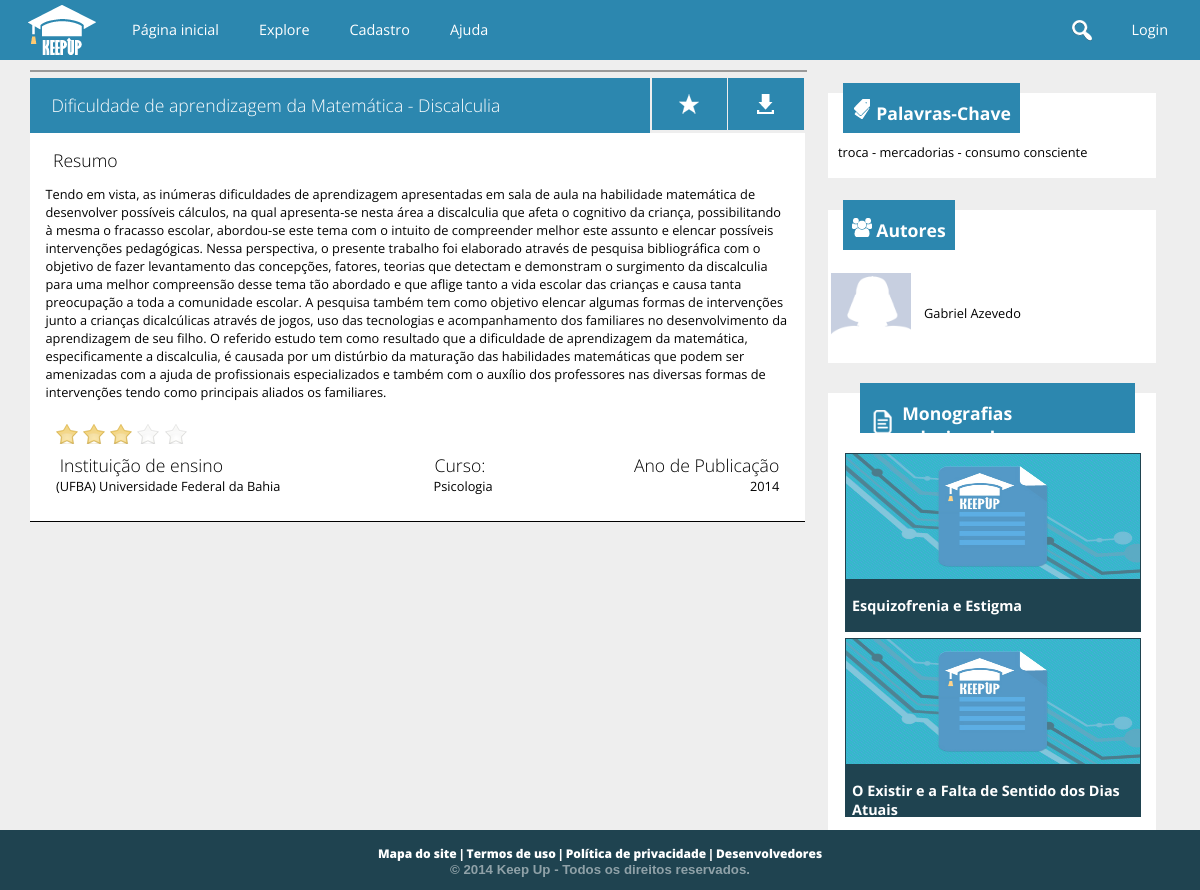
Screenshot of /trabalho.php?t=61 with the database file from the repository.
### tables this page shows
CREATE TABLE `trabalho` (
  `cd_trabalho` int(11) NOT NULL AUTO_INCREMENT,
  `nm_titulo` varchar(200) NOT NULL,
  `ds_resumo` text,
  `cd_escola` int(11) NOT NULL,
  `cd_curso` int(11) NOT NULL,
  `dt_publicado` datetime NOT NULL,
  `aa_publicacao` int(4) NOT NULL,
  `tx_pchave` varchar(255) DEFAULT '',
  PRIMARY KEY (`cd_trabalho`),
  KEY `fk_trabalhoescola` (`cd_escola`),
  KEY `fk_trabalhocurso` (`cd_curso`),
  CONSTRAINT `fk_trabalhocurso` FOREIGN KEY (`cd_curso`) REFERENCES `curso` (`cd_curso`),
  CONSTRAINT `fk_trabalhoescola` FOREIGN KEY (`cd_escola`) REFERENCES `escola` (`cd_escola`)
);

CREATE TABLE `escola` (
  `cd_escola` int(11) NOT NULL AUTO_INCREMENT,
  `cd_usuario` int(11) NOT NULL,
  `nm_escola` varchar(300) NOT NULL,
  `nm_cnpj` char(14) NOT NULL,
  `tx_url_avatar` text,
  `tx_info` text,
  `tx_endereco` varchar(150) DEFAULT NULL,
  `tx_contato` text,
  `tx_url_externo` text,
  `cd_cidade` int(11) DEFAULT NULL,
  PRIMARY KEY (`cd_escola`),
  UNIQUE KEY `cd_usuario` (`cd_usuario`),
  UNIQUE KEY `nm_cnpj` (`nm_cnpj`),
  KEY `fk_escolacidade` (`cd_cidade`),
  CONSTRAINT `fk_escolacidade` FOREIGN KEY (`cd_cidade`) REFERENCES `cidade` (`cd_cidade`),
  CONSTRAINT `fk_escolausuario` FOREIGN KEY (`cd_usuario`) REFERENCES `usuario` (`cd_usuario`)
);

CREATE TABLE `aluno` (
  `cd_aluno` int(11) NOT NULL AUTO_INCREMENT,
  `cd_usuario` int(11) NOT NULL,
  `nm_aluno` varchar(100) NOT NULL,
  `dt_nascimento` date NOT NULL,
  `tx_bio` text,
  `nm_url_avatar` text,
  `nm_fb` varchar(50) DEFAULT NULL,
  `tx_url_linkedin` text,
  `tx_url_externo` text,
  `nm_profissao` varchar(50) DEFAULT NULL,
  `cd_cidade` int(11) DEFAULT NULL,
  PRIMARY KEY (`cd_aluno`),
  UNIQUE KEY `cd_usuario` (`cd_usuario`),
  KEY `fk_alunocidade` (`cd_cidade`),
  CONSTRAINT `fk_alunocidade` FOREIGN KEY (`cd_cidade`) REFERENCES `cidade` (`cd_cidade`),
  CONSTRAINT `fk_alunousuario` FOREIGN KEY (`cd_usuario`) REFERENCES `usuario` (`cd_usuario`)
);

CREATE TABLE `curso` (
  `cd_curso` int(11) NOT NULL AUTO_INCREMENT,
  `nm_curso` varchar(100) NOT NULL,
  `vl_nivel` tinyint(4) NOT NULL,
  `cd_area` int(11) NOT NULL,
  PRIMARY KEY (`cd_curso`),
  UNIQUE KEY `nm_curso` (`nm_curso`),
  KEY `fk_curso_area` (`cd_area`),
  CONSTRAINT `fk_curso_area` FOREIGN KEY (`cd_area`) REFERENCES `area` (`cd_area`)
);

### public_html/php/mediaAvaliacao.php (called while the page is built, shortened)
<?php
$somaAvaliacoes = "SELECT sum(vl_voto) FROM voto WHERE cd_trabalho = $cd_trabalho";
$soma = $conexao->consultar($somaAvaliacoes);
    if($soma[0][0] <> null) {
                $qtVotos = $conexao->consultar("SELECT count(vl_voto) FROM voto WHERE cd_trabalho = $cd_trabalho");
                $total =  (int)$soma[0][0];
                $divide = (int)$qtVotos[0][0];
                $media = $total/$divide;
                $media = number_format($media, 1);
                $decimal = explode('.', $media);
                $comparar = $decimal[1];
                if($comparar > 5) { $media = ceil($media); }
    }
?>

### conexao.class.php (called while the page is built, shortened)
<?php
class Conexao {
	private $host = "localhost:3307";
	private $usuario = "root";
	private $senha = "usbw";
	private $banco = "keepup";
	private function conectar() {
		if($this->conexao = mysql_connect($this->host, $this->usuario, $this->senha)) {
			if($this->conexaoBanco = mysql_select_db($this->banco)) {
				return $this;
			}
		}
		die("conexao.class:20". mysql_error());
	}
	public function consultar($sql) {
		if($query = mysql_query($sql)) {
			$arr_resultado = array();
			while($resultado = mysql_fetch_array($query)) {
				array_push($arr_resultado, $resultado);
			}
			return $arr_resultado;
		}
		else {
			echo "conexao:39: ".mysql_error();
			$this->desconectar();
			return false;
		}
	}
}
?>

### public_html/trabalho.php (the view, shortened to what this page needs)
<?php
require("../conexao.class.php");
$conexao = new Conexao();
$cd_trabalho = $_GET['t'];
$comando = "SELECT * FROM trabalho WHERE cd_trabalho = $cd_trabalho";
$trabalho = $conexao->consultar($comando);
$cd_escola = $trabalho[0]['cd_escola'];
$comando = "SELECT nm_escola FROM escola WHERE cd_escola = $cd_escola";
$escola = $conexao->consultar($comando);
$comando =
    "SELECT
        al.nm_aluno 'nome', al.cd_usuario 'cdUser', al.cd_aluno 'cd', al.nm_url_avatar 'urlAvatar',
        c.nm_curso 'nmCurso'
    FROM
        autoria au, trabalho t, aluno al, curso c
    WHERE
        t.cd_trabalho = $cd_trabalho and
        au.cd_trabalho = t.cd_trabalho and
        au.cd_aluno = al.cd_aluno and
        t.cd_curso = c.cd_curso";
$autores = $conexao->consultar($comando);
$autorDoTrabalho = false;
$relacionados = $conexao->consultar(
	"SELECT * FROM trabalho t where cd_curso = {$trabalho[0]["cd_curso"]}
    order by rand() limit 3;"
);
$jaEhFavorito = false;
require("php/mediaAvaliacao.php");
?>
<!doctype html>
<html>
<head>
    <link href="cs/style_monografia.css" type="text/css" rel="stylesheet">
    <link href="cs/global.css" rel="stylesheet" type="text/css" />
</head>
<body>
	<?php
		include_once("header.php");
	?>
	 <section>
    	<div id="bloco1_esquerda_resumo" onmouseout='EstrelaCor(<?php if(isset($media)) { echo $media;}?>)'>
                <div id="imagem_monografia">
                </div>
        		<div id="bloco1_esquerda_titulo" style="height:auto">
                	<h1><?php echo $trabalho[0]['nm_titulo']; ?></h1>
                </div>
                	<a href="#">
                <div id="bloco1_esquerda_favorito"
                        style="<?php if($autorDoTrabalho) { ?>background-image:url(images/pencil.png);<?php } if($jaEhFavorito) { ?>background-color: #1f4350;<?php } ?>">
                </div>
                	</a>
                	<a href="docs/<?php echo $cd_trabalho; ?>/main.pdf" target="_blank">
                <div id="bloco1_esquerda_baixar"> </div>
                	</a>
                <div id="bloco1_esquerda_parte_escrita">
                	<h1> Resumo </h1>
                   <p><?php echo $trabalho[0]['ds_resumo'];?></p>
                    <div id="rodape_monografia">
                    	<table id="table_rodape">
                        	<tr>
                                 <td>
                                 <div id="votar">
                                <input type='image' title='Fraco'  class='estrela' src='images/stars.png' id='um' value='1' onmouseover='EstrelaCor("1")' onmouseout='EstrelaSemCor()' onclick="votar('1');">
                                <input type='image' title='Regular' class='estrela' src='images/stars.png' id='dois' value='2' onmouseover='EstrelaCor("2")' onmouseout='EstrelaSemCor()' onclick="votar('2');">
                                <input type='image' title='Bom' class='estrela' src='images/stars.png' id='tres' value='3' onmouseover='EstrelaCor("3")' onmouseout='EstrelaSemCor()' onclick="votar('3');">
                                <input type='image' title='Muito Bom' class='estrela' src='images/stars.png' id='quatro' value='4' onmouseover='EstrelaCor("4")' onmouseout='EstrelaSemCor()' onclick="votar('4');">
                                <input type='image' title='Excelente' class='estrela' src='images/stars.png' id='cinco' value='5' onmouseover='EstrelaCor("5")' onmouseout='EstrelaSemCor()' onclick="votar('5');">
                                </div>
                                </td>
                            </tr>
                            <tr>
                            <td>
                            	<h1> Instituição de ensino </h1>
                                <p> <?php echo $escola[0]['nm_escola'];?> </p>
                            </td>
                            	<td> <h1> Curso: </h1> <p><?php echo $autores[0]['nmCurso'];?></p> </td>
                                <td style="text-align:right;"> <h1> Ano de Publicação </h1> <p><?php echo $trabalho[0]['aa_publicacao']; ?></p></td>
                            </tr>
                        </table>
                    </div>
                </div>
        </div>
        <div id="direita" style="height:auto">
            <div id="bloco2_palavra_chave">
            	<header class="UltimosTrabalhos">
                          <div class="latest_posts">
		                          <table>
                                  	<tr>
                                    	<td> <img src="images/index_icons/chave.png" style="margin-top:-20px" > </td>
                                  		<td> <h1> Palavras-Chave </h1> </td>
                                    </tr>
                                  </table>
                          </div>
                    </header>
            	<p>
                	troca -
					mercadorias -
                    consumo consciente
               </p>
            </div>
            <div id="bloco3_autores">
            	<header class="UltimosTrabalhos">
                          <div class="latest_posts">
		                          <table>
                                  	<tr>
                                    	<td> <img src="images/index_icons/autores.png"> </td>
                                  		<td> <h1> Autores </h1> </td>
                                    </tr>
                                  </table>
                          </div>
                    </header>
	<?php foreach ($autores as $autor) { ?>
        <a href='usuario.php?u=<?php echo $autor['cdUser']; ?>' style="color:black;">
           <table id="table_autores">
              <tr>
              <td style="width:80px">
                            	<div id="foto_usuario_monografia">
				<?php if($autor['urlAvatar'] <> '') { ?>
                    <img src="images/upload/<?php echo "{$autor['cdUser']}/{$autor['urlAvatar']}"; ?>" class="imagem_usuario">
                <?php }
                else { ?>
                    <img src="images/default/usericon.png" class="imagem_usuario">
                <?php } ?>
                </div>
                </td>
                <td style="padding-left:10px">
				<?php
                	echo "<p>{$autor['nome']}</p>";
                ?>
                </td>
            </tr>
            </table>
        </a>
    <?php } ?>
			</div>
           <?php if(sizeof($relacionados) > 0) { ?>
            <div id="bloco4_monografia_relacionada">
                    <header class="UltimosTrabalhos">
                          <div class="latest_posts">
                              <table>
                                <tr>
                                    <td> <img src="images/perfil_usuario/monografias.png" width="30"> </td>
                                    <td> <h1> Monografias relacionadas </h1> </td>
                                </tr>
                              </table>
                          </div>
                    </header>
                    <?php foreach ($relacionados as $trabalhoRelacionado) {
                    if($trabalhoRelacionado['cd_trabalho'] <> $cd_trabalho){   ?>
                    <a href="trabalho.php?t=<?php echo $trabalhoRelacionado['cd_trabalho'];?>">
                        <div id="cada_monografia_relacionada">
                            <div class="imagem_monografia_relacionada">
                                <img src="images/imagens_monografias/img_vis.jpg" class="imagem_relacionada">
                            </div>
                            <footer class="titulo_relacionada"> <h1> <?php echo substr($trabalhoRelacionado['nm_titulo'], 0, 75);?></h1>  </footer>
                        </div>
                    </a>
                    <?php }}?>
                </div>
            </div>
           <?php } ?>
    </section>
    <?php
		include_once("footer.php");
	?>
</body>
</html>

### public_html/cs/style_monografia.css (style rules this page uses)
section { width:95%; height:auto; margin:auto; }
p { font-size:.8em; }
#imagem_monografia { width:100%; background-color:white; margin-bottom:2%; border:1px solid rgba(0,0,0,.4); text-align:center; max-height:300px; }
.imagem_usuario { width:100%; max-height:100%; }
#bloco1_esquerda_resumo { width:68%; height:auto; color:white; margin:0; padding-top:10px; float:left; }
#bloco1_esquerda_resumo h1 { margin:0; margin-left:1%; font-weight:100; font-size:1.1em; }
#bloco1_esquerda_titulo { width:76%; padding:2%; height:20px; margin-top:-10px; background-color:#2c87af; float:left; margin-right:0.2%; overflow:hidden; }
#bloco1_esquerda_favorito { width:5.7%; height:20px; padding:2%; margin-top:-10px; background-color:#2c87af; float:left; margin-right:0.2%; background-image:url(../images/index_icons/star.png); background-position:center; background-repeat:no-repeat; -webkit-transition: background-color; -webkit-transition-duration:0.1s ; -webkit-transition-timing-function:ease-in; }
#bloco1_esquerda_baixar { width:5.7%; height:20px; padding:2%; margin-top:-10px; background-color:#2c87af; float:left; background-image:url(../images/index_icons/favorito.png); background-position:center; background-repeat:no-repeat; -webkit-transition: background-color; -webkit-transition-duration:0.1s ; -webkit-transition-timing-function:ease-in; }
#bloco1_esquerda_parte_escrita { width:96%; height:auto; padding:2%; background-color:white; clear:both; color:black; border-bottom:1px solid black; }
#direita { width:30%; float:right; height:auto; height:60px; }
#bloco2_palavra_chave { width:96%; height:auto; background-color:white; margin-top:5%; padding-bottom:2%; }
#bloco2_palavra_chave p { margin:10px; margin-top:-10px; font-size:.8em }
.UltimosTrabalhos { margin-top:20px; width:97%; background-color:white; margin:auto; MARGIN-TOP:10%; }
.latest_posts { float:left; width:auto; padding-left:2%; padding-right:2%; height:50px; margin-top:-10px; background-color:#2c87af; color:white; margin-left:10px; }
.latest_posts h1 { font-size:1.1em; margin-top:15px; }
#bloco3_autores { width:96%; height:auto; background-color:white; margin-top:5%; padding-bottom:2%; }
#table_autores { width:100%; }
#table_autores tr { -webkit-transition: background-color; -webkit-transition-duration:0.1s ; -webkit-transition-timing-function:ease-in; }
#bloco4_monografia_relacionada { width:86%; height:auto; background-color:white; margin-top:5%; padding-bottom:2%; padding-right:5%; padding-left:5%; }
#cada_monografia_relacionada { width:100%; height:175px; background-color:orange; margin-bottom:10px; }
.imagem_monografia_relacionada { width:100%; height:125px; background-color:white; border:1px solid #1f4350; }
.imagem_relacionada { width:100%; height:100%; text-align:left; position:relative; opacity:.8; -webkit-transition: opacity; -webkit-transition-duration:0.1s ; -webkit-transition-timing-function:ease-in; }
a:link { text-decoration:none; }
.titulo_relacionada { width:96%; height:50px; background-color:#1f4350; border:1px solid #1f4350; color:white; padding-left:2%; padding-right:2%; }
.titulo_relacionada h1 { margin:15px 0 0 0; font-size:.9em; }
#foto_usuario_monografia { width:80px; height:80px; margin:auto; }
#rodape_monografia { width:98%; padding:1%; }
#table_rodape { width:100%; }
#rodape_monografia p { margin:0; }

### public_html/cs/global.css (style rules this page uses)
a { color: inherit; }
* { font-family: 'Open Sans', sans-serif; }
body { margin:0; padding:0; font-family:Verdana, Geneva, sans-serif; border:0; background-color:#eeeeee; }
header { width:100%; height:60px; background-color:#2c87af; color:white; }
table { margin:auto; }
footer { width:100%; height:60px; clear:both; background-color:#1f4350; position:relative; bottom:0; }

### rows the page displays
trabalho: nm_titulo "Dificuldade de aprendizagem da Matemática - Discalculia", ds_resumo "Tendo em vista, as inúmeras dificuldades de aprendizagem apresentadas em sala de aula na habilidade matemática de desenvolver possíveis cálculos, na qual apresenta-se nesta área a discalculia que afeta o cognitivo da criança, possibilitando à mesma o fracasso escolar, abordou-se este tema com o intuito de compreender melhor este assunto e elencar possíveis intervenções pedagógicas. Nessa perspectiva, o presente trabalho foi elaborado através de pesquisa bibliográfica com o objetivo de fazer levantamento das concepções, fatores, teorias que detectam e demonstram o surgimento da discalculia para uma melhor compreensão desse tema tão abordado e que aflige tanto a vida escolar das crianças e…", aa_publicacao "2014"
escola: nm_escola "(UFBA) Universidade Federal da Bahia"
aluno: curso.nm_curso "Psicologia", nm_aluno "Gabriel Azevedo"
trabalho: nm_titulo "Esquizofrenia e Estigma"
trabalho: nm_titulo "O Existir e a Falta de Sentido dos Dias Atuais"
